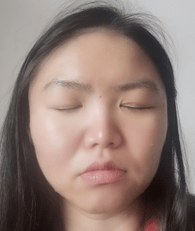
#> input picture Image Process/code/Task3/My-Face/trainingset/myface01.png, 195 x 231 px, found by its file name; its folder holds 4 pictures in this run
$ python FaceRecognition.py   (older library calls are emulated)
#> lines starting #> are read from the running program, lines starting #| are printed output that depends on the picture
# -*- coding: utf-8 -*-
"""
CLAB Task-3: Face Recognition using Eigenface
Your name (Your uniID): Fengdan Cui (u6589143)
"""
import numpy as np
import cv2
import matplotlib.pyplot as plt
import os


class FaceRecognition:

    def __init__(self):
        self.size = None

    # # load all images in training set, return all flatten images as a matrix, 135 x 45045
    def load_images(self, folder):

#> called with folder = 'Yale-FaceA/trainingset'
        data = []

        # read all images under folder
        for i, filename in enumerate(os.listdir(folder)):
            img = cv2.imread(os.path.join(folder, filename), 0)
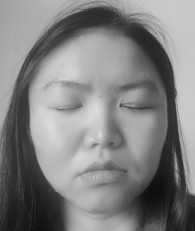
#> img: shape (231, 195); min 15, max 219, mean 128.6

            # store the image size
            if i == 0:
                self.size = img.shape
#> self.size = (231, 195)

            if img is not None:
                data.append(img.flatten())
#> pass 2 of the loop in load_images, `for i, filename in enumerate(os.listdir(folder)):`:
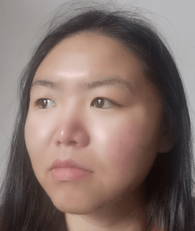
#> input picture Image Process/code/Task3/My-Face/trainingset/myface02.png, 195 x 231 px, found by its file name
#> in load_images, `img = cv2.imread(os.path.join(folder, filename), 0)`:
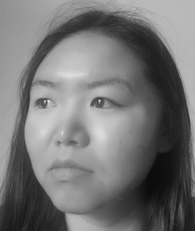
#> img: shape (231, 195); min 12, max 235, mean 116.4
#> pass 3 of the loop in load_images, `for i, filename in enumerate(os.listdir(folder)):`:
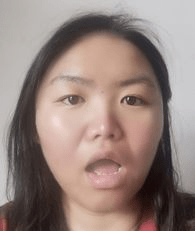
#> input picture Image Process/code/Task3/My-Face/trainingset/myface04.png, 195 x 231 px, found by its file name
#> in load_images, `img = cv2.imread(os.path.join(folder, filename), 0)`:
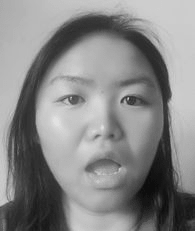
#> img: shape (231, 195); min 13, max 225, mean 134.6
#> the loop made 4 passes; the first 3 are shown

        return np.mat(data)


    # perform PCA on the data matrix , return average, covariance vector, and difference
    def PCA(self, data, k):

        data = np.transpose(data)
        average = np.mean(data, axis = 1)   # average of all images
        diff = data - average               # differences between all images and the average

        eig_vals, eig_vects = np.linalg.eig(diff.T * diff)  # eigenvalues and eigenvectors

        eig_sort_index = np.argsort(-eig_vals)  # sort eigenvalues from large to small
        k_index = eig_sort_index[:k]            # select k eigenvectors with largest eigenvalues

        cov_vects = diff * eig_vects[:, k_index]

        return average, cov_vects, diff


    # transform the matrix into image format, 45045 x 1 -> 195 x 231
    def fit(self, img_flatten):
        return np.uint8(img_flatten.reshape(self.size))
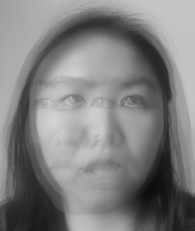
#> returned value: shape (231, 195); min 13, max 212, mean 127.4


    # three face images that are the most similar with the given image, return index of faces
    # perform nearest neighbor
    def face_recognizer(self, test, average, cov_vects, diff_train):

        test = np.transpose(test)
        distances = []

        diff = test - average
        test_vect = cov_vects.T * diff

        for train in diff_train.T:

            train_vect = cov_vects.T * train.T
            distances.append(np.linalg.norm(test_vect - train_vect))    # calculate second norm

        sort_index = np.argsort(distances)

        return sort_index[:3]


if __name__ == '__main__':

    k = 10
    face = FaceRecognition()

    train_imgs = face.load_images('Yale-FaceA/trainingset')
    average, cov_vects, diff = face.PCA(train_imgs, k)

    print('processing mean face ......')

    plt.imshow(face.fit(average), cmap = 'gray')
    plt.title('mean face')

    # show eigen faces

    print('processing eigen faces ......')

    col_num = 5
    row_num = np.ceil(k / col_num).astype(np.int)

    fig, axs = plt.subplots(figsize = (4 * col_num, 4 * row_num), ncols = col_num, nrows = row_num)
    fig.suptitle('eigen-faces ', fontsize = 18)

    for i in range(row_num):
        for j in range(col_num):
#> (the run stopped early here; a loop or call above may not have finished)
